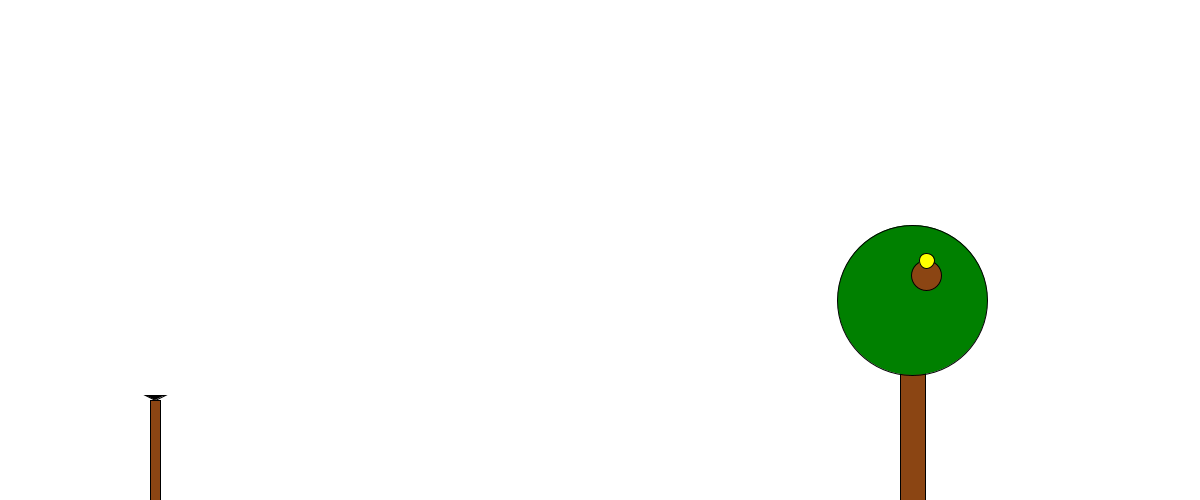
Frame 1 (no input)
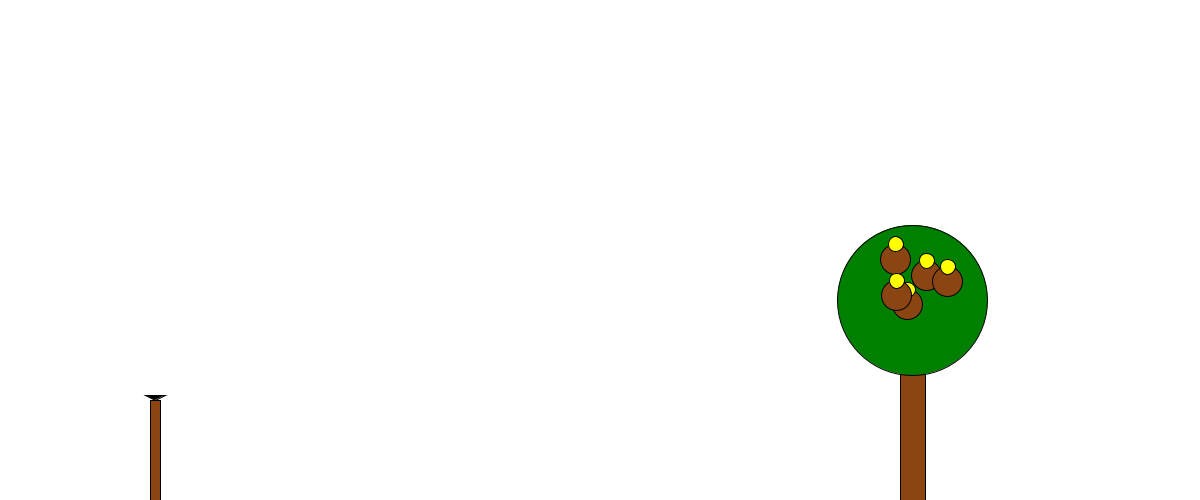
Frame 60 (the mouse pressed at the canvas centre just before this capture)
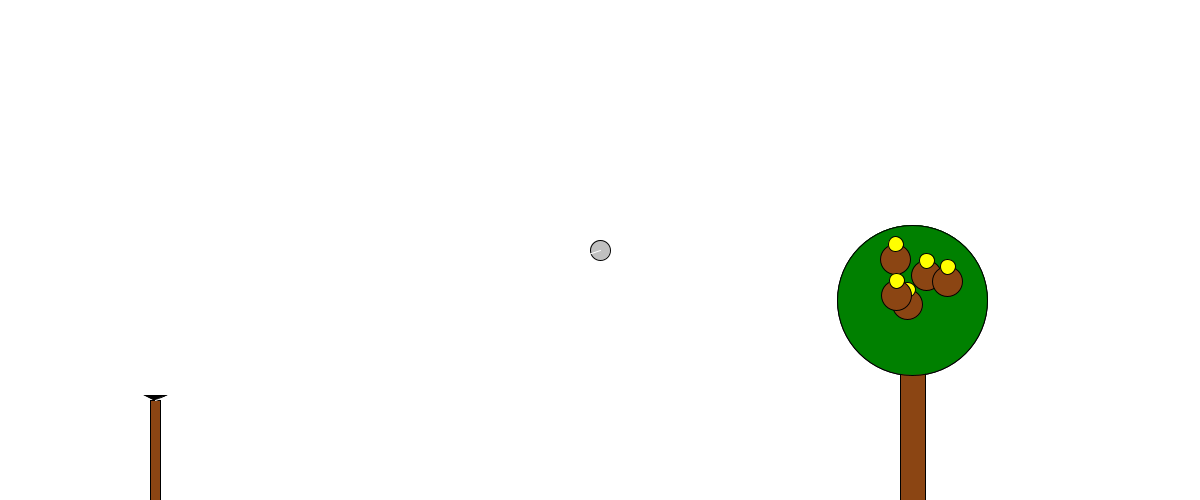
Frame 120 (the mouse held since frame 60 and released just before this capture)

The Processing sketch that drew these frames (run headless with seeded random() and noise(); from frame 60 on, the mouse is pressed at the canvas centre):

// Processing sketch: fisga_final
// ── fisga_final.pde
final int windowWidth = 1200;
final int windowHeight = 500;

final color white = color(255,255,255);
final color black = color(0,0,0);
final color brown = color(139,69,19);
final color yellow = color(255, 255, 0);
final color green = color(0, 128, 0);
final color gray = color(192);

boolean hasBeenReleased = false;
int winner[] = {5, 5, 5, 5, 5};

PVector release;
PVector press;

float gravity = 0;
int counter = 0;

class Slingshot
{
  float x = 150;
  float y = 400;
  float w = 10;
  float h = 100;
  
  void draw()
  {
    fill(brown);
    rect(x, y, w, h);
    stroke(0);
    fill(black);
    triangle(x-(w/2), y-(w/2), x+(w/2), y, x+w+(w/2), y-(w/2));
  }
}

class Tree
{
  float x = 900;
  float y = 300;
  float w = 25;
  float h = 200;
  float r = 150;
  
  void draw()
  {
    fill(brown);
    rect(x, y, w, h);
    fill(green);
    circle(x+(w/2), y, r);
  }
}

class Bird
{
  float x;
  float y;
  float r;
  
  Bird(float x, float y, float r)
  {
    this.x = x;
    this.y = y;
    this.r = r;
  }
  
  void draw()
  {
    fill(brown);
    circle(x, y, r);
    fill(yellow);
    circle(x, y-(r/2), r/2);
  }
}

void settings()
{
 size(windowWidth, windowHeight);
}

Bird birds[];

Bird randomBird(float x, float y)
{
 return new Bird(x, y, 30); 
}

void update(float xc, float yc, float r)
{
  float x = random(xc-r, xc+r);
  float y = random(yc-r, yc+r);
  if((pow(x-xc,2))+(pow(y-yc,2)) < pow(r,2))
  {
    Bird b = randomBird(x, y);
    birds = (Bird[])append(birds, b);
  }
}

/*boolean check_collision_bird (Bird b) {
  return dist(b1.location.x,b1.location.y,b.location1.x,b.location1.y) < rs/2+rb/2;
}

int check_colision () {
  for (int i = 0; i < birds.length; i++) {
    if (check_collision_bird(birds[i]))
      return i;
  }
  return -1;
}*/

void birdDraw(Bird a[], int winner[])
{
  for(int i = 0; i < a.length; i++){
    if(i != winner[i] && winner[i] != 0)
      a[i].draw();
  }
}

void mousePressed()
{
  press = new PVector(mouseX, mouseY);
}

void keyPressed()
{
  if(key == 's')
  {
  float cSquared = sqrt(((mouseY-(400-(10/2)))*(mouseY-(400-(10/2))))+(((150+(10/2))-mouseX)*((150+(10/2))-mouseX)))/3;
  release = new PVector(mouseX, mouseY);
  press.sub(release);
  press.normalize();
  press.mult(cSquared);
  hasBeenReleased = true;
  gravity = 0; 
  }
  
  if(key == 'r')
  {
    for(int i = 0; i < 5; i++)
      winner[i] = 5;
  }
}

void BirdsTree()
{
  if(counter <= 5)
    update(900+(25/2), 300, 100/2);
    
  birdDraw(birds, winner);
  
  if(birds.length >= counter)
    counter++;
}

void ThrowSlingshhot()
{
  if(mousePressed)
  {
    slingshot.draw();
    tree.draw();
    birdDraw(birds, winner);
    
  fill(gray);
    circle(mouseX, mouseY, 20);
    stroke(255);
    line(150+(10/2), 400, mouseX, mouseY);
  }
  
  if(hasBeenReleased == true)
  {
    fill(gray);
    circle(release.x, release.y, 20);
    release.add(press);
    release.y += gravity;
    gravity += 0.6;
    
    for(int i = 0; i < birds.length; i++)
    {
      if(release.y <= (birds[i].y)+((birds[i].r)/2) && release.y >= (birds[i].y)-(((birds[i].r)/2)+(((birds[i].r)/2)/2)) && release.x <= (birds[i].x)+((birds[i].r)/2) && release.x >= (birds[i].x)-((birds[i].r)/2))
        winner[i] = i;
    }
  }
}

Slingshot slingshot = new Slingshot();
Tree tree = new Tree();

void setup()
{
  birds = new Bird[0];
} 

void draw()
{
  background(white);
  slingshot.draw();
  tree.draw();
  BirdsTree();
  ThrowSlingshhot();
  
    
}
